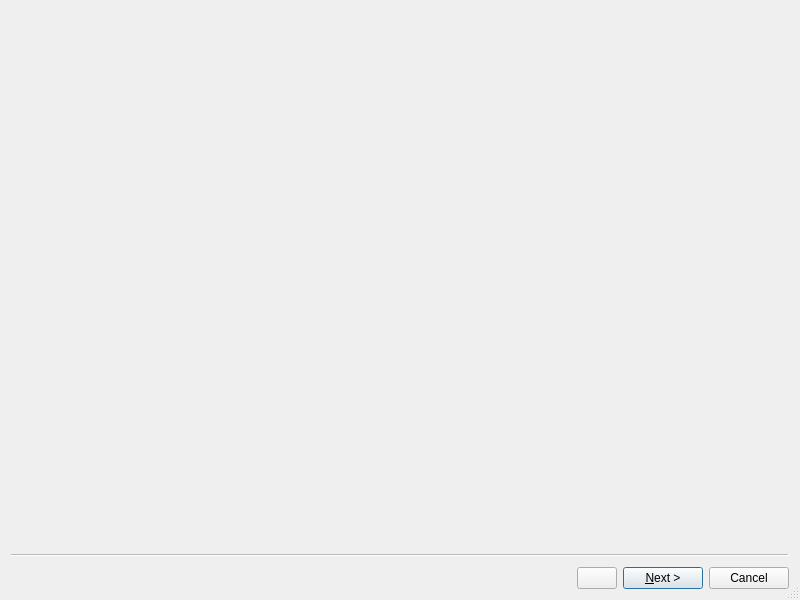
<?xml version="1.0" encoding="UTF-8"?>
<ui version="4.0">
 <class>ResearcherWizard</class>
 <widget class="QWizard" name="ResearcherWizard">
  <property name="geometry">
   <rect>
    <x>0</x>
    <y>0</y>
    <width>800</width>
    <height>600</height>
   </rect>
  </property>
  <property name="sizePolicy">
   <sizepolicy hsizetype="Expanding" vsizetype="Expanding">
    <horstretch>0</horstretch>
    <verstretch>0</verstretch>
   </sizepolicy>
  </property>
  <property name="windowTitle">
   <string>Researcher Configuration</string>
  </property>
  <property name="sizeGripEnabled">
   <bool>true</bool>
  </property>
  <property name="modal">
   <bool>true</bool>
  </property>
  <property name="wizardStyle">
   <enum>QWizard::ClassicStyle</enum>
  </property>
  <property name="options">
   <set>QWizard::HaveCustomButton1|QWizard::NoBackButtonOnLastPage|QWizard::NoBackButtonOnStartPage|QWizard::NoCancelButtonOnLastPage</set>
  </property>
  <widget class="ResearcherWizardModePage" name="modePage"/>
  <widget class="ResearcherWizardModeDetailPage" name="modeDetailPage"/>
  <widget class="ResearcherWizardEmailPage" name="emailPage">
   <property name="sizePolicy">
    <sizepolicy hsizetype="Expanding" vsizetype="Expanding">
     <horstretch>0</horstretch>
     <verstretch>0</verstretch>
    </sizepolicy>
   </property>
  </widget>
  <widget class="ResearcherWizardProjectsPage" name="projectsPage">
   <property name="sizePolicy">
    <sizepolicy hsizetype="Expanding" vsizetype="Expanding">
     <horstretch>0</horstretch>
     <verstretch>0</verstretch>
    </sizepolicy>
   </property>
  </widget>
  <widget class="ResearcherWizardBeaconPage" name="beaconPage">
   <property name="sizePolicy">
    <sizepolicy hsizetype="Expanding" vsizetype="Expanding">
     <horstretch>0</horstretch>
     <verstretch>0</verstretch>
    </sizepolicy>
   </property>
  </widget>
  <widget class="ResearcherWizardAuthPage" name="authPage"/>
  <widget class="ResearcherWizardSummaryPage" name="summaryPage">
   <property name="sizePolicy">
    <sizepolicy hsizetype="Expanding" vsizetype="Expanding">
     <horstretch>0</horstretch>
     <verstretch>0</verstretch>
    </sizepolicy>
   </property>
  </widget>
  <widget class="ResearcherWizardNoncruncherPage" name="NoncruncherPage"/>
  <widget class="ResearcherWizardPoolPage" name="poolPage"/>
  <widget class="ResearcherWizardPoolSummaryPage" name="poolSummaryPage"/>
 </widget>
 <customwidgets>
  <customwidget>
   <class>ResearcherWizardSummaryPage</class>
   <extends>QWizardPage</extends>
   <header>researcher/researcherwizardsummarypage.h</header>
   <container>1</container>
  </customwidget>
  <customwidget>
   <class>ResearcherWizardEmailPage</class>
   <extends>QWizardPage</extends>
   <header>researcher/researcherwizardemailpage.h</header>
   <container>1</container>
  </customwidget>
  <customwidget>
   <class>ResearcherWizardProjectsPage</class>
   <extends>QWizardPage</extends>
   <header>researcher/researcherwizardprojectspage.h</header>
   <container>1</container>
  </customwidget>
  <customwidget>
   <class>ResearcherWizardBeaconPage</class>
   <extends>QWizardPage</extends>
   <header>researcher/researcherwizardbeaconpage.h</header>
   <container>1</container>
  </customwidget>
  <customwidget>
   <class>ResearcherWizardAuthPage</class>
   <extends>QWizardPage</extends>
   <header>researcher/researcherwizardauthpage.h</header>
   <container>1</container>
  </customwidget>
  <customwidget>
   <class>ResearcherWizardModePage</class>
   <extends>QWizardPage</extends>
   <header>researcher/researcherwizardmodepage.h</header>
   <container>1</container>
  </customwidget>
  <customwidget>
   <class>ResearcherWizardModeDetailPage</class>
   <extends>QWizardPage</extends>
   <header>researcher/researcherwizardmodedetailpage.h</header>
   <container>1</container>
  </customwidget>
  <customwidget>
   <class>ResearcherWizardNoncruncherPage</class>
   <extends>QWizardPage</extends>
   <header>researcher/researcherwizardnoncruncherpage.h</header>
   <container>1</container>
  </customwidget>
  <customwidget>
   <class>ResearcherWizardPoolPage</class>
   <extends>QWizardPage</extends>
   <header>researcher/researcherwizardpoolpage.h</header>
   <container>1</container>
  </customwidget>
  <customwidget>
   <class>ResearcherWizardPoolSummaryPage</class>
   <extends>QWizardPage</extends>
   <header>researcher/researcherwizardpoolsummarypage.h</header>
   <container>1</container>
  </customwidget>
 </customwidgets>
 <resources/>
 <connections/>
</ui>
